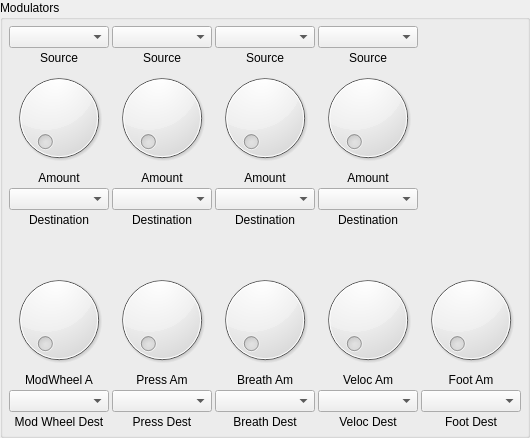
           <widget class="QGroupBox" name="GB_Mod">
            <property name="title">
             <string>Modulators</string>
            </property>
            <layout class="QGridLayout" name="gridLayout_11">
             <property name="leftMargin">
              <number>6</number>
             </property>
             <property name="topMargin">
              <number>6</number>
             </property>
             <property name="rightMargin">
              <number>6</number>
             </property>
             <property name="bottomMargin">
              <number>6</number>
             </property>
             <property name="spacing">
              <number>3</number>
             </property>
             <item row="1" column="1">
              <layout class="QGridLayout" name="gL_Mod">
               <property name="spacing">
                <number>3</number>
               </property>
               <item row="1" column="2">
                <widget class="QLabel" name="lab_ModSource3">
                 <property name="text">
                  <string>Source</string>
                 </property>
                 <property name="alignment">
                  <set>Qt::AlignCenter</set>
                 </property>
                </widget>
               </item>
               <item row="2" column="3">
                <widget class="QDial" name="di_ModSourceAm4">
                 <property name="minimumSize">
                  <size>
                   <width>16</width>
                   <height>16</height>
                  </size>
                 </property>
                 <property name="maximumSize">
                  <size>
                   <width>500</width>
                   <height>500</height>
                  </size>
                 </property>
                </widget>
               </item>
               <item row="1" column="0">
                <widget class="QLabel" name="lab_ModSource1">
                 <property name="text">
                  <string>Source</string>
                 </property>
                 <property name="alignment">
                  <set>Qt::AlignCenter</set>
                 </property>
                </widget>
               </item>
               <item row="4" column="3">
                <widget class="QComboBox" name="coB_ModSourceDest4"/>
               </item>
               <item row="0" column="0">
                <widget class="QComboBox" name="coB_ModSource1"/>
               </item>
               <item row="0" column="1">
                <widget class="QComboBox" name="coB_ModSource2"/>
               </item>
               <item row="2" column="1">
                <widget class="QDial" name="di_ModSourceAm2">
                 <property name="minimumSize">
                  <size>
                   <width>16</width>
                   <height>16</height>
                  </size>
                 </property>
                 <property name="maximumSize">
                  <size>
                   <width>500</width>
                   <height>500</height>
                  </size>
                 </property>
                </widget>
               </item>
               <item row="5" column="2">
                <widget class="QLabel" name="lab_ModSourceDest3">
                 <property name="text">
                  <string>Destination</string>
                 </property>
                 <property name="alignment">
                  <set>Qt::AlignCenter</set>
                 </property>
                </widget>
               </item>
               <item row="5" column="0">
                <widget class="QLabel" name="lab_ModSourceDest1">
                 <property name="text">
                  <string>Destination</string>
                 </property>
                 <property name="alignment">
                  <set>Qt::AlignCenter</set>
                 </property>
                </widget>
               </item>
               <item row="2" column="2">
                <widget class="QDial" name="di_ModSourceAm3">
                 <property name="minimumSize">
                  <size>
                   <width>16</width>
                   <height>16</height>
                  </size>
                 </property>
                 <property name="maximumSize">
                  <size>
                   <width>500</width>
                   <height>500</height>
                  </size>
                 </property>
                </widget>
               </item>
               <item row="1" column="1">
                <widget class="QLabel" name="lab_ModSource2">
                 <property name="text">
                  <string>Source</string>
                 </property>
                 <property name="alignment">
                  <set>Qt::AlignCenter</set>
                 </property>
                </widget>
               </item>
               <item row="7" column="3">
                <widget class="QDial" name="di_ModVelocAm">
                 <property name="minimumSize">
                  <size>
                   <width>16</width>
                   <height>16</height>
                  </size>
                 </property>
                 <property name="maximumSize">
                  <size>
                   <width>500</width>
                   <height>500</height>
                  </size>
                 </property>
                </widget>
               </item>
               <item row="6" column="1">
                <spacer name="verticalSpacer_11">
                 <property name="orientation">
                  <enum>Qt::Vertical</enum>
                 </property>
                 <property name="sizeHint" stdset="0">
                  <size>
                   <width>20</width>
                   <height>40</height>
                  </size>
                 </property>
                </spacer>
               </item>
               <item row="0" column="3">
                <widget class="QComboBox" name="coB_ModSource4"/>
               </item>
               <item row="4" column="0">
                <widget class="QComboBox" name="coB_ModSourceDest1"/>
               </item>
               <item row="3" column="2">
                <widget class="QLabel" name="lab_ModSourceAm3">
                 <property name="text">
                  <string>Amount</string>
                 </property>
                 <property name="alignment">
                  <set>Qt::AlignCenter</set>
                 </property>
                </widget>
               </item>
               <item row="5" column="3">
                <widget class="QLabel" name="lab_ModSourceDest4">
                 <property name="text">
                  <string>Destination</string>
                 </property>
                 <property name="alignment">
                  <set>Qt::AlignCenter</set>
                 </property>
                </widget>
               </item>
               <item row="3" column="1">
                <widget class="QLabel" name="lab_ModSourceAm2">
                 <property name="text">
                  <string>Amount</string>
                 </property>
                 <property name="alignment">
                  <set>Qt::AlignCenter</set>
                 </property>
                </widget>
               </item>
               <item row="2" column="0">
                <widget class="QDial" name="di_ModSourceAm1">
                 <property name="minimumSize">
                  <size>
                   <width>16</width>
                   <height>16</height>
                  </size>
                 </property>
                 <property name="maximumSize">
                  <size>
                   <width>500</width>
                   <height>500</height>
                  </size>
                 </property>
                </widget>
               </item>
               <item row="9" column="4">
                <widget class="QComboBox" name="coB_ModFootDest"/>
               </item>
               <item row="9" column="3">
                <widget class="QComboBox" name="coB_ModVelocDest"/>
               </item>
               <item row="5" column="1">
                <widget class="QLabel" name="lab_ModSourceDest2">
                 <property name="text">
                  <string>Destination</string>
                 </property>
                 <property name="alignment">
                  <set>Qt::AlignCenter</set>
                 </property>
                </widget>
               </item>
               <item row="8" column="1">
                <widget class="QLabel" name="lab_ModPressAm">
                 <property name="text">
                  <string>Press Am</string>
                 </property>
                 <property name="alignment">
                  <set>Qt::AlignCenter</set>
                 </property>
                </widget>
               </item>
               <item row="8" column="0">
                <widget class="QLabel" name="lab_ModModWheelAm">
                 <property name="text">
                  <string>ModWheel A</string>
                 </property>
                 <property name="alignment">
                  <set>Qt::AlignCenter</set>
                 </property>
                </widget>
               </item>
               <item row="4" column="2">
                <widget class="QComboBox" name="coB_ModSourceDest3"/>
               </item>
               <item row="7" column="4">
                <widget class="QDial" name="di_ModFootAm">
                 <property name="minimumSize">
                  <size>
                   <width>16</width>
                   <height>16</height>
                  </size>
                 </property>
                </widget>
               </item>
               <item row="8" column="2">
                <widget class="QLabel" name="lab_ModBreathAm">
                 <property name="text">
                  <string>Breath Am</string>
                 </property>
                 <property name="alignment">
                  <set>Qt::AlignCenter</set>
                 </property>
                </widget>
               </item>
               <item row="9" column="0">
                <widget class="QComboBox" name="coB_ModModWheelDest"/>
               </item>
               <item row="7" column="1">
                <widget class="QDial" name="di_ModPressAm">
                 <property name="minimumSize">
                  <size>
                   <width>16</width>
                   <height>16</height>
                  </size>
                 </property>
                 <property name="maximumSize">
                  <size>
                   <width>500</width>
                   <height>500</height>
                  </size>
                 </property>
                </widget>
               </item>
               <item row="3" column="0">
                <widget class="QLabel" name="lab_ModSourceAm1">
                 <property name="text">
                  <string>Amount</string>
                 </property>
                 <property name="alignment">
                  <set>Qt::AlignCenter</set>
                 </property>
                </widget>
               </item>
               <item row="8" column="3">
                <widget class="QLabel" name="lab_ModVelocAm">
                 <property name="text">
                  <string>Veloc Am</string>
                 </property>
                 <property name="alignment">
                  <set>Qt::AlignCenter</set>
                 </property>
                </widget>
               </item>
               <item row="7" column="2">
                <widget class="QDial" name="di_ModBreathAm">
                 <property name="minimumSize">
                  <size>
                   <width>16</width>
                   <height>16</height>
                  </size>
                 </property>
                 <property name="maximumSize">
                  <size>
                   <width>500</width>
                   <height>500</height>
                  </size>
                 </property>
                </widget>
               </item>
               <item row="8" column="4">
                <widget class="QLabel" name="lab_ModFootAm">
                 <property name="text">
                  <string>Foot Am</string>
                 </property>
                 <property name="alignment">
                  <set>Qt::AlignCenter</set>
                 </property>
                </widget>
               </item>
               <item row="9" column="2">
                <widget class="QComboBox" name="coB_ModBreathDest"/>
               </item>
               <item row="4" column="1">
                <widget class="QComboBox" name="coB_ModSourceDest2"/>
               </item>
               <item row="1" column="3">
                <widget class="QLabel" name="lab_ModSource4">
                 <property name="text">
                  <string>Source</string>
                 </property>
                 <property name="alignment">
                  <set>Qt::AlignCenter</set>
                 </property>
                </widget>
               </item>
               <item row="0" column="2">
                <widget class="QComboBox" name="coB_ModSource3"/>
               </item>
               <item row="7" column="0">
                <widget class="QDial" name="di_ModModWheelAm">
                 <property name="minimumSize">
                  <size>
                   <width>16</width>
                   <height>16</height>
                  </size>
                 </property>
                 <property name="maximumSize">
                  <size>
                   <width>500</width>
                   <height>500</height>
                  </size>
                 </property>
                </widget>
               </item>
               <item row="9" column="1">
                <widget class="QComboBox" name="coB_ModPressDest"/>
               </item>
               <item row="3" column="3">
                <widget class="QLabel" name="lab_ModSourceAm4">
                 <property name="text">
                  <string>Amount</string>
                 </property>
                 <property name="alignment">
                  <set>Qt::AlignCenter</set>
                 </property>
                </widget>
               </item>
               <item row="10" column="0">
                <widget class="QLabel" name="lab_ModModWheelDest">
                 <property name="text">
                  <string>Mod Wheel Dest</string>
                 </property>
                 <property name="alignment">
                  <set>Qt::AlignCenter</set>
                 </property>
                </widget>
               </item>
               <item row="10" column="1">
                <widget class="QLabel" name="lab_ModPressDest">
                 <property name="text">
                  <string>Press Dest</string>
                 </property>
                 <property name="alignment">
                  <set>Qt::AlignCenter</set>
                 </property>
                </widget>
               </item>
               <item row="10" column="2">
                <widget class="QLabel" name="lab_ModBreathDest">
                 <property name="text">
                  <string>Breath Dest</string>
                 </property>
                 <property name="alignment">
                  <set>Qt::AlignCenter</set>
                 </property>
                </widget>
               </item>
               <item row="10" column="3">
                <widget class="QLabel" name="lab_ModVelocDest">
                 <property name="text">
                  <string>Veloc Dest</string>
                 </property>
                 <property name="alignment">
                  <set>Qt::AlignCenter</set>
                 </property>
                </widget>
               </item>
               <item row="10" column="4">
                <widget class="QLabel" name="lab_ModFootDest">
                 <property name="text">
                  <string>Foot Dest</string>
                 </property>
                 <property name="alignment">
                  <set>Qt::AlignCenter</set>
                 </property>
                </widget>
               </item>
              </layout>
             </item>
            </layout>
           </widget>
